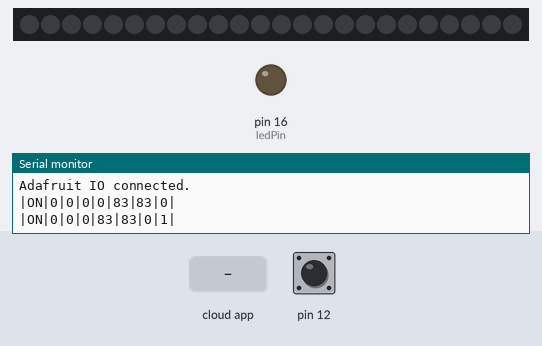
Bench run of a sketch on a simulated Arduino Uno, built for the host (arithmetic inside an expression is 32-bit, double 64-bit). Shown: 24 RGB LEDs in strip order, left to right, output pins drawn as LEDs (lit = HIGH), the last lines printed to the serial monitor. Inputs (shaded band) come from the test bench; at power-on: pin 12 HIGH.

Above: at 2.7 s.
2.8 s: the phone or cloud app sets toggle to 1
At 4.0 s:
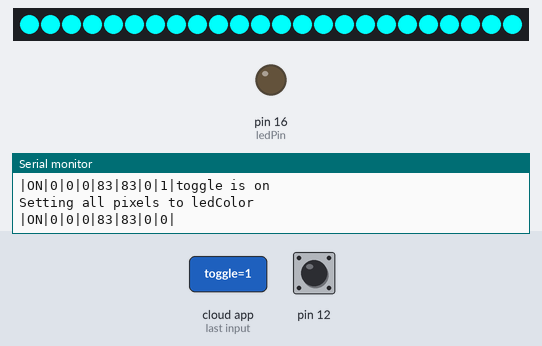
7.5 s: the phone or cloud app sets toggle to 0
At 9.0 s:
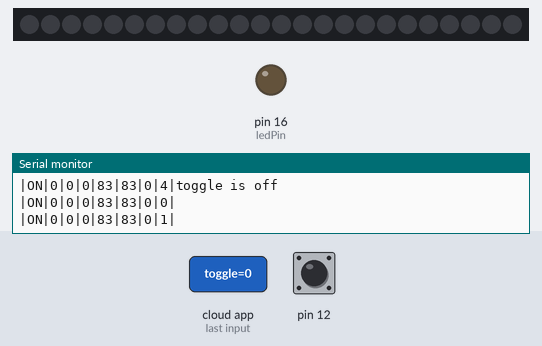
Timing chart, 0 to 10.5 s (numbered marks = the images above; inputs shaded):
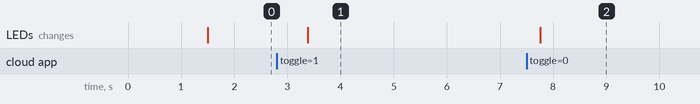

Measured:
- after the input at 2.8 s, the LEDs: change after 0.58 s (image 1)
- after the input at 7.5 s, the LEDs: change after 0.26 s (image 2)

The sketch:

Touch_Lamp.ino
```cpp
#include "config.h"
#include "Adafruit_NeoPixel.h"
#include <CapacitiveSensor.h>

// pins for LED_OUTPUT
#define PIXEL_PIN     4 // D2
#define PIXEL_COUNT   24
#define PIXEL_TYPE    NEO_GRB + NEO_KHZ800

Adafruit_NeoPixel pixels = Adafruit_NeoPixel(PIXEL_COUNT, PIXEL_PIN, PIXEL_TYPE);

// pins for CapSense
#define RECEIVE 12 //D6
#define SEND 0 //D3
#define ledPin 16 //on-board LED - low and high are switched
#define SENSOR_THRESHOLD 100 // sensor threshold

CapacitiveSensor cs = CapacitiveSensor(SEND, RECEIVE);

// set up feeds for color wheel and button
AdafruitIO_Feed *color = io.feed("color");
AdafruitIO_Feed *toggle = io.feed("toggle");
AdafruitIO_Feed *capsense = io.feed("capsense");
const String toAdafruitColor = "#00FFFC"; // color for sending to Adafruit
const long userColor = 0x00fffc; // userColor
long ledColor = userColor; // color in hex

uint8_t state = 0; // [sensorVal - prevSensVal]
long sensorVal = 0; // current sensor value
long prevSensVal = 0; // previous sensor value to compare
uint8_t state_buffer[3] = {0,0,0}; // buffer for states

uint16_t seconds = 0; // time to tell when to turn lamp off again
bool isOn = true;

void setup() {

  Serial.begin(115200);

  // wait for serial monitor to open
  while (!Serial);

  // connect to io.adafruit.com
  Serial.print("Connecting to Adafruit IO");
  io.connect();

  // set up a message handler for the 'color' feed.
  color->onMessage(handleColor);
  toggle->onMessage(handleToggle);

  // wait for a connection
  while (io.status() < AIO_CONNECTED) {
    Serial.print(".");
    delay(500);
  }

  // we are connected
  Serial.println();
  Serial.println(io.statusText());
  color->get();
  toggle->get();
  capsense->get();

  // neopixel init
  pixels.begin();
  pixels.clear();

  // capSense init
  pinMode(16, OUTPUT);
  cs.set_CS_AutocaL_Millis(0xFFFFFFFF);     // turn off autocalibrate on channel 1 - just as an example

}

void loop() {

  /**** GET INFORMATION ****/

  io.run();
  sensorVal =  cs.capacitiveSensor(250);
  //capsense->save(sensorVal); //  *** uncomment to debug touch sensor***

  /**** DETERMINE STATE ****/

  long changed = sensorVal - prevSensVal;

  if (changed < -SENSOR_THRESHOLD){
    state = 1; // went low
  }
  else if (changed > SENSOR_THRESHOLD){
    state = 2; // went high
  }
  else{
    state = 0; // stayed same
  }

  // update array with state
  for(int i = 0; i < 2; i++){
    state_buffer[i] = state_buffer[i + 1];
  }
  state_buffer[2] = state;

  Serial.print("\n|");
  if (isOn){Serial.print("ON|");}
  else {Serial.print("OFF|");}
  for(int i = 0; i < 3; i++){
    Serial.print(state_buffer[i]);
    Serial.print("|");
  }
  Serial.print(prevSensVal);
  Serial.print("|");
  Serial.print(sensorVal);
  Serial.print("|");
  Serial.print(changed);
  Serial.print("|");
  Serial.print(seconds);
  Serial.print("|");

  /**** TOGGLE FRIENDSHIP LIGHTS ****/

  // [0/1 2 1] should toggle friendship lights with 1.5 sec delay
  if (isOn && state_buffer[0] != 2 && state_buffer[1] == 2 && state_buffer[2] == 1) {
    toggle->save(1); // if touched, send 1 to toggle feed
    color->save(toAdafruitColor); // if touched, send personal color to the color feed
    Serial.print("\n");
    Serial.print("Sensor Value: ");
    Serial.print(sensorVal);
    Serial.print("\n");
  }

  /**** TOGGLE LAMP ON/OFF ****/

  // covers constantly rising sensor values to constant sensor values
  if (state_buffer[0] == 2 && state_buffer[1] != 1 && state_buffer[2] != 1) {
    isOn = !isOn;
    if (!isOn){
      pixels.clear();
      pixels.show();
    }
    if (isOn){
      toggle->save(1);
      color->save(toAdafruitColor);
    }
  }

  /**** HANDLE OTHER ****/

  if (isOn) {
    if (seconds > 300) {
      toggle->save(0); // after TIME seconds, send 0 to toggle feed
    }
    seconds++;   // increment seconds in order to inaccurately measure time
  }

  prevSensVal = sensorVal;
  delay(750); // wait .75 seconds between each loop
}

/**** FUNCTIONS AND HANDLERS ****/

// turns on the LEDs
void toggleLED() {
  Serial.print("\nSetting all pixels to ledColor");
  Serial.print("\n");
  //set all pixels to color
  for (int i = 0; i < PIXEL_COUNT; ++i) {
    pixels.setPixelColor(i, ledColor);
  }
  pixels.show();
}

// used to switch colors if the color wheel is changed in ADAFRUIT IO
void handleColor(AdafruitIO_Data *hex) {
//  Serial.print("Setting color to: ");
//  Serial.print(hex->value());
//  Serial.print("\n");
  ledColor = hex->toNeoPixel();
}

// used to handle changes to toggle feed
void handleToggle(AdafruitIO_Data *IO) {
  if (isOn) {
    if (IO->toInt() == 0) {
      Serial.print("toggle is off");
      Serial.print("\n");
      pixels.clear();
      pixels.show();
      seconds = 0; // reset timer
    }
    else if (IO->toInt() == 1) {
      Serial.print("toggle is on");
      Serial.print("\n");
      toggleLED();
      seconds = 0; // reset timer
    }
    else {
      Serial.print(IO->value());
      Serial.print("\n");
    }
  }
  else {
    Serial.print("Lamp is off!");
  }
}
```

config.h
```cpp
/************************ Adafruit IO Config *******************************/

// visit io.adafruit.com if you need to create an account,
// or if you need your Adafruit IO key.
#define IO_USERNAME "YOUR USERNAME"
#define IO_KEY "YOUR IO_KEY"

/******************************* WIFI **************************************/

// the AdafruitIO_WiFi client will work with the following boards:
//   - HUZZAH ESP8266 Breakout -> https://www.adafruit.com/products/2471
//   - Feather HUZZAH ESP8266 -> https://www.adafruit.com/products/2821
//   - Feather HUZZAH ESP32 -> https://www.adafruit.com/product/3405
//   - Feather M0 WiFi -> https://www.adafruit.com/products/3010
//   - Feather WICED -> https://www.adafruit.com/products/3056
//   - Adafruit PyPortal -> https://www.adafruit.com/product/4116
//   - Adafruit Metro M4 Express AirLift Lite ->
//   https://www.adafruit.com/product/4000
//   - Adafruit AirLift Breakout -> https://www.adafruit.com/product/4201
//   - Adafruit AirLift Shield -> https://www.adafruit.com/product/4285
//   - Adafruit AirLift FeatherWing -> https://www.adafruit.com/product/4264

#define WIFI_SSID "YOUR WIFI_SSID"
#define WIFI_PASS "YOUR WIFI_PASS"

// uncomment the following line if you are using airlift
// #define USE_AIRLIFT

// uncomment the following line if you are using winc1500
// #define USE_WINC1500

// comment out the following lines if you are using fona or ethernet
#include "AdafruitIO_WiFi.h"

#if defined(USE_AIRLIFT) || defined(ADAFRUIT_METRO_M4_AIRLIFT_LITE) ||         \
    defined(ADAFRUIT_PYPORTAL)
// Configure the pins used for the ESP32 connection
#if !defined(SPIWIFI_SS) // if the wifi definition isnt in the board variant
// Don't change the names of these #define's! they match the variant ones
#define SPIWIFI SPI
#define SPIWIFI_SS 10 // Chip select pin
#define NINA_ACK 9    // a.k.a BUSY or READY pin
#define NINA_RESETN 6 // Reset pin
#define NINA_GPIO0 -1 // Not connected
#endif
AdafruitIO_WiFi io(IO_USERNAME, IO_KEY, WIFI_SSID, WIFI_PASS, SPIWIFI_SS,
                   NINA_ACK, NINA_RFONAESETN, NINA_GPIO0, &SPIWIFI);
#else
AdafruitIO_WiFi io(IO_USERNAME, IO_KEY, WIFI_SSID, WIFI_PASS);
#endif
/*******************************  **************************************/

// the AdafruitIO_FONA client will work with the following boards:
//   - Feather 32u4 FONA -> https://www.adafruit.com/product/3027

// uncomment the following two lines for 32u4 FONA,
// and comment out the AdafruitIO_WiFi client in the WIFI section
// #include "AdafruitIO_FONA.h"
// AdafruitIO_FONA io(IO_USERNAME, IO_KEY);

/**************************** ETHERNET ************************************/

// the AdafruitIO_Ethernet client will work with the following boards:
//   - Ethernet FeatherWing -> https://www.adafruit.com/products/3201

// uncomment the following two lines for ethernet,
// and comment out the AdafruitIO_WiFi client in the WIFI section
// #include "AdafruitIO_Ethernet.h"
// AdafruitIO_Ethernet io(IO_USERNAME, IO_KEY);
```
